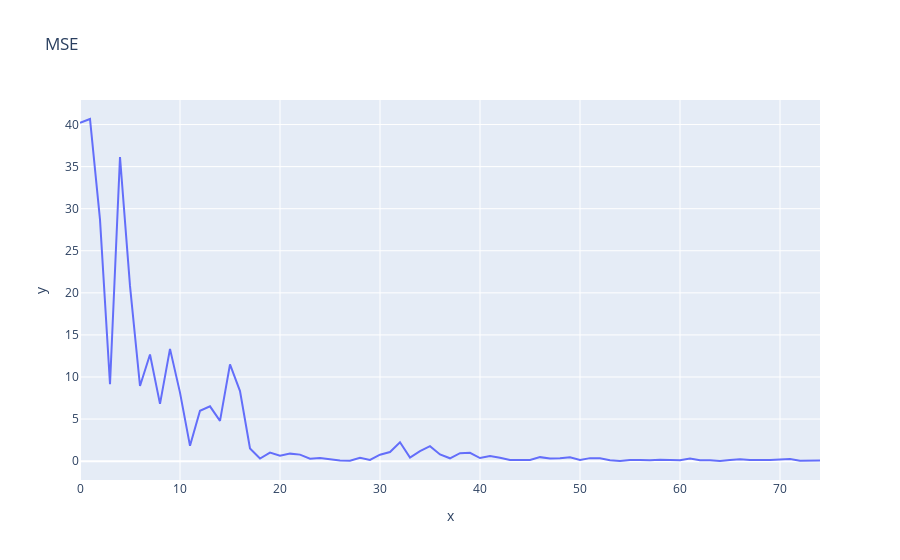
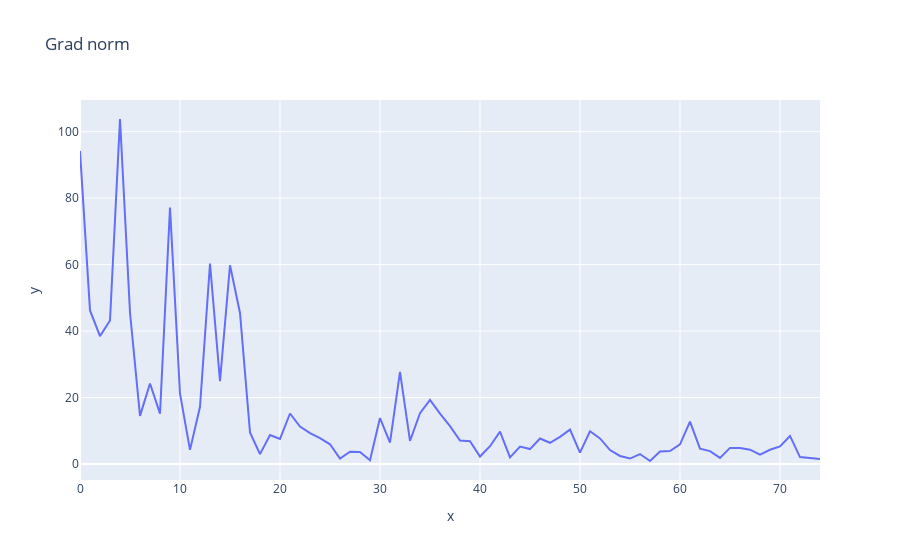

Notebook code cell kept with these figures, in order:
### Code cell
net = CustomTaskNetwork()
optimizer = optim.Adam(net.parameters(), lr=1e-1)
loss_fn = nn.MSELoss()
dataset = TensorDataset(X, Y)
loader = DataLoader(dataset, batch_size=4, shuffle=True)

grad_history = []

net.train()
loss_progress = []

for i, (x, y) in enumerate(loader):
    
    optimizer.zero_grad()

    output = net(x)

    loss = loss_fn(output, y)

    loss.backward()

    optimizer.step()
    loss_progress.append(loss.item())
    grad_history.append(calculate_grad_norm(net.parameters()))

draw_curve(loss_progress, title="MSE")
draw_curve(grad_history, title="Grad norm")

### Figure 1 — Plotly figure (JSON) as saved in the notebook; plotly's stock layout.template omitted (floating-point values rounded to 4 significant figures)
{"data": [{"hovertemplate": "x=%{x}<br>y=%{y}<extra></extra>", "legendgroup": "", "line": {"color": "#636efa", "dash": "solid"}, "marker": {"symbol": "circle"}, "mode": "lines", "name": "", "orientation": "v", "showlegend": false, "type": "scatter", "x": [0, 1, 2, 3, 4, 5, 6, 7, 8, 9, 10, 11, 12, 13, 14, 15, 16, 17, 18, 19, 20, 21, 22, 23, 24, 25, 26, 27, 28, 29, 30, 31, 32, 33, 34, 35, 36, 37, 38, 39, 40, 41, 42, 43, 44, 45, 46, 47, 48, 49, 50, 51, 52, 53, 54, 55, 56, 57, 58, 59, 60, 61, 62, 63, 64, 65, 66, 67, 68, 69, 70, 71, 72, 73, 74], "xaxis": "x", "y": [40.21, 40.66, 28.71, 9.139, 36.14, 20.82, 8.928, 12.68, 6.8, 13.34, 8.143, 1.822, 5.986, 6.51, 4.778, 11.51, 8.322, 1.501, 0.3056, 1.016, 0.6523, 0.8933, 0.776, 0.2864, 0.3811, 0.2072, 0.07372, 0.06097, 0.4059, 0.1523, 0.7659, 1.08, 2.239, 0.4164, 1.187, 1.773, 0.8002, 0.3393, 0.9453, 0.9869, 0.3662, 0.605, 0.4129, 0.127, 0.1671, 0.1489, 0.4753, 0.309, 0.3349, 0.4512, 0.1382, 0.3575, 0.3353, 0.118, 0.01718, 0.1424, 0.1269, 0.09979, 0.1771, 0.1471, 0.116, 0.3048, 0.09843, 0.0974, 0.02429, 0.1362, 0.2211, 0.1314, 0.08643, 0.1245, 0.1963, 0.2651, 0.04555, 0.06072, 0.06485], "yaxis": "y"}], "layout": {"legend": {"tracegroupgap": 0}, "title": {"text": "MSE"}, "xaxis": {"anchor": "y", "domain": [0, 1], "title": {"text": "x"}}, "yaxis": {"anchor": "x", "domain": [0, 1], "title": {"text": "y"}}}}

### Figure 2 — Plotly figure (JSON) as saved in the notebook; plotly's stock layout.template omitted (floating-point values rounded to 4 significant figures)
{"data": [{"hovertemplate": "x=%{x}<br>y=%{y}<extra></extra>", "legendgroup": "", "line": {"color": "#636efa", "dash": "solid"}, "marker": {"symbol": "circle"}, "mode": "lines", "name": "", "orientation": "v", "showlegend": false, "type": "scatter", "x": [0, 1, 2, 3, 4, 5, 6, 7, 8, 9, 10, 11, 12, 13, 14, 15, 16, 17, 18, 19, 20, 21, 22, 23, 24, 25, 26, 27, 28, 29, 30, 31, 32, 33, 34, 35, 36, 37, 38, 39, 40, 41, 42, 43, 44, 45, 46, 47, 48, 49, 50, 51, 52, 53, 54, 55, 56, 57, 58, 59, 60, 61, 62, 63, 64, 65, 66, 67, 68, 69, 70, 71, 72, 73, 74], "xaxis": "x", "y": [94.21, 46.22, 38.48, 43.17, 103.8, 45.59, 14.49, 24.22, 15.16, 77.15, 21.14, 4.251, 17.21, 60.32, 24.91, 59.81, 45.46, 9.52, 2.98, 8.742, 7.548, 15.2, 11.28, 9.31, 7.791, 5.937, 1.605, 3.682, 3.623, 1.112, 13.84, 6.444, 27.71, 6.929, 15.3, 19.29, 15.14, 11.41, 7.054, 6.852, 2.244, 5.36, 9.726, 2.015, 5.227, 4.491, 7.677, 6.393, 8.148, 10.34, 3.414, 9.846, 7.706, 4.194, 2.425, 1.646, 3.003, 0.9057, 3.748, 3.886, 5.901, 12.77, 4.61, 3.875, 1.832, 4.848, 4.842, 4.319, 2.842, 4.289, 5.307, 8.445, 2.09, 1.853, 1.481], "yaxis": "y"}], "layout": {"legend": {"tracegroupgap": 0}, "title": {"text": "Grad norm"}, "xaxis": {"anchor": "y", "domain": [0, 1], "title": {"text": "x"}}, "yaxis": {"anchor": "x", "domain": [0, 1], "title": {"text": "y"}}}}
